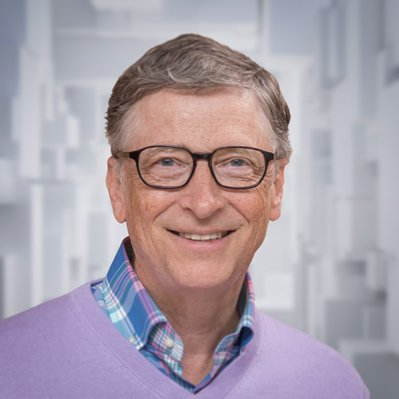
#> input picture OpenCV/images/bill.jpg, 399 x 399 px
$ python HistogramMask.py
#> lines starting #> are read from the running program, lines starting #| are printed output that depends on the picture; after the words box and inside, x2 and y2 are one past the last pixel; in counts of white or black regions, pixels touching at a corner belong together
import matplotlib
matplotlib.use("MacOSX")
from matplotlib import pyplot as plt
import cv2
import numpy as np
image = cv2.imread("./images/bill.jpg")
#> image is the input picture: shape (399, 399, 3); mean B, G, R 169.5, 159.4, 170.8
cv2.imshow("Image", image)
# mask is black image with same size of image
mask = np.zeros(image.shape[:2], dtype="uint8")

# rectangle white mask on black sqaure
cv2.rectangle(mask,(280, 310),(340, 360), 255, -1)
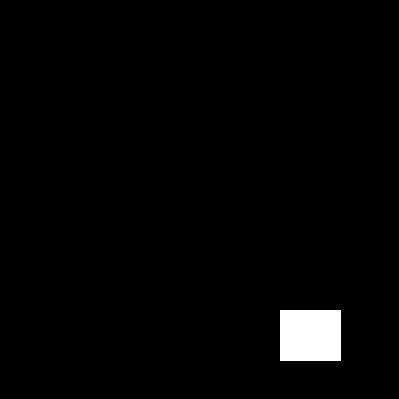
#> mask: shape (399, 399); 2% white; 1 white region, box (x1, y1, x2, y2) and area: (280, 310, 341, 361) 3111
cv2.imshow("Mask", mask)


colors = ("b", "g", "r")
plt.figure()
plt.title("Without mask Histogram")
plt.xlabel("Bins")
plt.ylabel("# of pixels")

for i, col in enumerate(colors):
    hist = cv2.calcHist([image],[i], None, [256], [0, 256])
    plt.plot(hist, color=col)
    plt.xlim([0, 256])

plt.show()
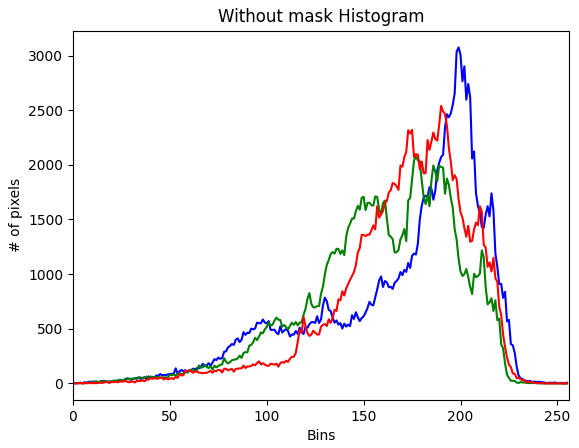
#> figure drawn by matplotlib, 1 panel; curve peaks at x = 199, y = 3075; curve peaks at x = 177, y = 2077; curve peaks at x = 190, y = 2540

plt.title("'With Mask Histogram")
plt.xlabel("Bins")
plt.ylabel("# of Pixels")

for i, col in enumerate(colors):
    hist = cv2.calcHist([image], [i], mask, [256], [0, 256])
    plt.plot(hist, color=col)
    plt.xlim([0, 256])

plt.show()
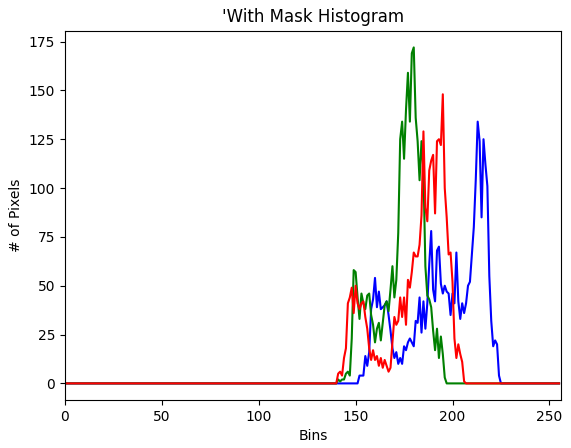
#> figure drawn by matplotlib, 1 panel; curve peaks at x = 213, y = 134; curve peaks at x = 180, y = 172; curve peaks at x = 195, y = 148


cv2.waitKey(0)
cv2.destroyAllWindows()
